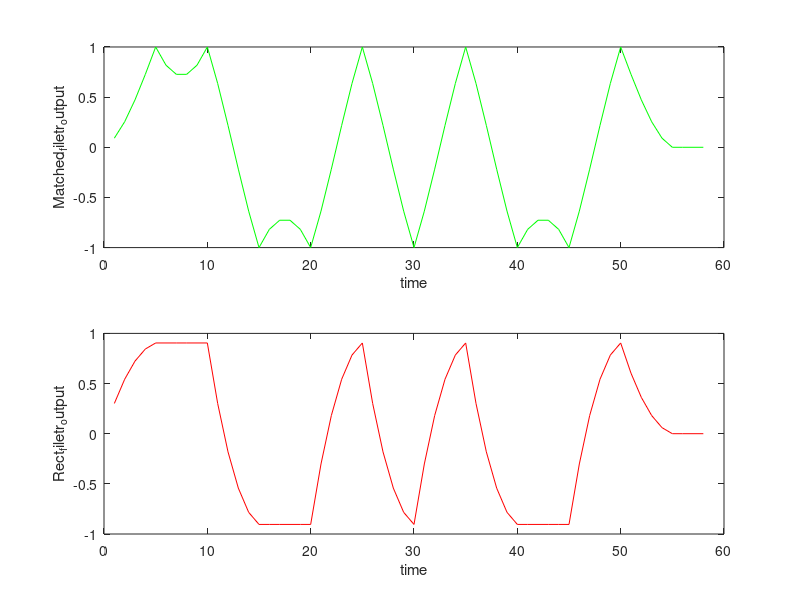
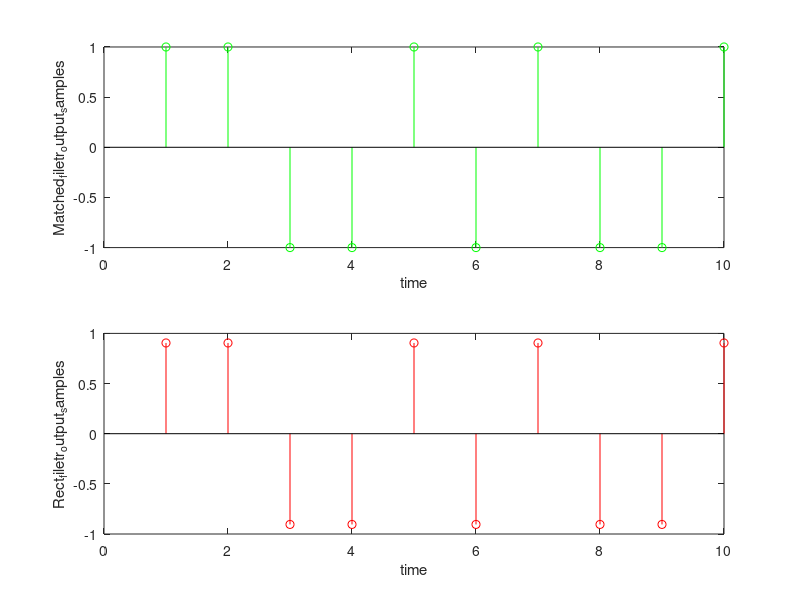
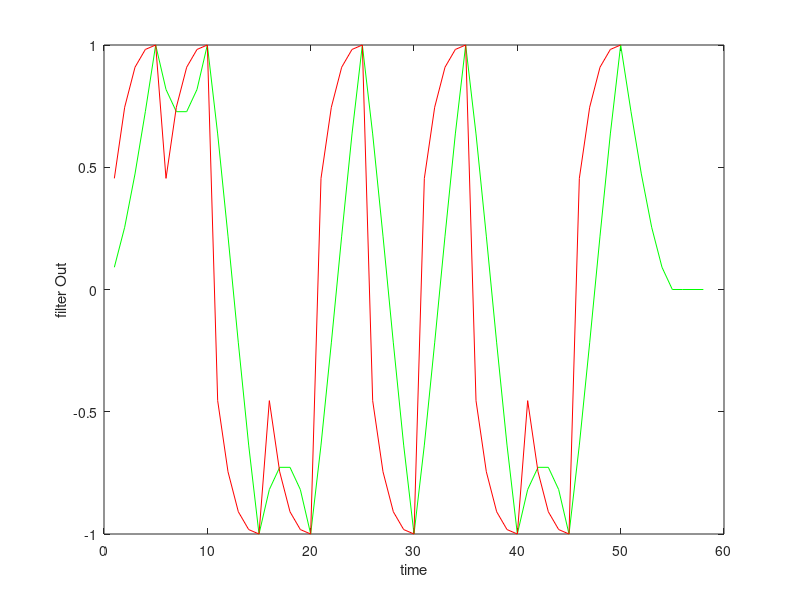
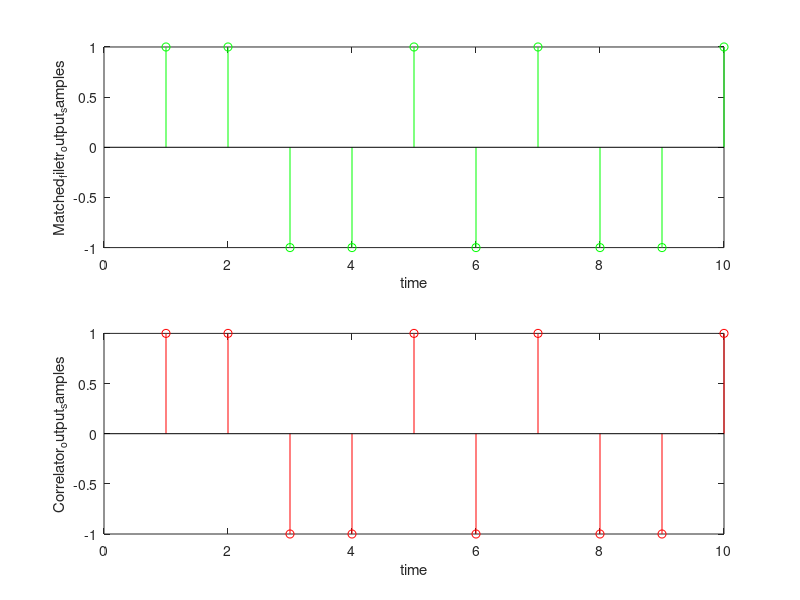

MATLAB code for these plots, in order: (Note: this script raises an error after producing the figures.)
% team info
%(sec:3)(BN:1)
%(sec:3)(BN:3)
%(sec:3)(BN:7)
%(sec:2)(BN:52)
%% Requirement ((1))
clc;
clear
Ts = 1;     %pulse period
%%%%%%%%%%%%%%%%%%%%%%%%% Generating the random bits %%%%%%%%%%%%%%%%%%%%%%
rng(0);
Bits = randi([0 1],1,10);     % x will represent the random bits
Bits_mapped = (2*Bits)-1;     % maping the zeros to -1's and the ones to 1's
x = upsample(Bits_mapped,5);  % Generate a signal consisting of impulses every Ts
    
%%%%%%%%%%%%%%%%%%%%%%%%%% Pulse shaping Signal %%%%%%%%%%%%%%%%%%%%%%%%%%%
p = [5 4 3 2 1]/sqrt(55);

%%%%%%%%%%%%%%%%%%%%%%  Convolving with pulse shapint to get  Y %%%%%%%%%%%
y = conv(x,p);

%%%%%%%%%%%%%%%%%%%%%%%%%%% Filter Part %%%%%%%%%%%%%%%%%%%%%%%%%%%%%%%%%%%

% i- Matched filter
Matched_Filter = fliplr(p);
% ii- Rect filter
Rect_Filter = [1 1 1 1 1]/sqrt(5);

%%%%%%%%%%%%%%%%%%%%%%%%%% Convolving with Filters %%%%%%%%%%%%%%%%%%%%%%%%

Matched_Filter_Out = conv(y,Matched_Filter);

Rect_Filter_Out = conv(y,Rect_Filter);

figure;
subplot(2,1,1);
plot(Matched_Filter_Out,'g');
ylabel('Matched_filetr_output');
xlabel('time');
subplot(2,1,2);
plot(Rect_Filter_Out,'r');
ylabel('Rect_filetr_output');
xlabel('time');

% sampling filetrs output every Ts %
for i=1:10
    Matched_Out_sampled(i) = Matched_Filter_Out(i*5);
    Rect_Out_sampled(i)    = Rect_Filter_Out(i*5);
end

figure;
subplot(2,1,1);
stem(Matched_Out_sampled,'g');
ylabel('Matched_filetr_output_samples');
xlabel('time');
subplot(2,1,2)
stem(Rect_Out_sampled,'r');
ylabel('Rect_filetr_output_samples');
xlabel('time');

% End of Req 1-a


%% correlator part
%%%%%%%%%%%% Correlator filter multiplies y[n] by p[2] and then integrate
y_p_product = horzcat(y,0).*repmat(p,1,11);

Tb=1;
for i=1:50
    Correlator_Out(i)=sum(y_p_product(Tb:i));
    if mod(i,5)==0 %starting a new bit (dumping)
        Tb=Tb+5;
    end
end

figure;
plot(Matched_Filter_Out,'g'); hold on;
plot(Correlator_Out,'r');
xlabel('time'); ylabel('filter Out');

for i=1:10
    Correlator_Out_Sampled(i) = Correlator_Out(i*5);
end

figure;
subplot(2,1,1);
stem(Matched_Out_sampled,'g');
ylabel('Matched_filetr_output_samples');
xlabel('time');
subplot(2,1,2)
stem(Correlator_Out_Sampled,'r');
ylabel('Correlator_output_samples');
xlabel('time');

%End of Req 1-b
%%%%%%%%%%%%%%%%%%%%%%%%%%%%%%%%%%%%%%%%%%%%%%%%%%%%%%%%%%%%%%%%%%%%%%%%%%%
%%%%%%%%%%%%%%%%%%%%%%%%%%%%%%%%%%%%%%%%%%%%%%%%%%%%%%%%%%%%%%%%%%%%%%%%%%%

%% Requirement ((2))

rng(0);
Bits2 = randi([0 1],1,10000);     % x will represent the random bits
Bits2_mapped = (2*Bits2)-1;       % maping the zeros to -1's and the ones to 1's
x2 = upsample(Bits2_mapped,5);    % Generate a signal consisting of impulses every Ts
y_noisy = conv(x2,p);             % pulse shaping convolution
    
p = [5 4 3 2 1]/sqrt(55);         % pulse shaping signal
Matched_Filter = fliplr(p);       % matched filter
Rect_Filter = [1 1 1 1 1]/sqrt(5);% rect filter

for j=-2:5
    N0 = 1/db2pow(j);
    rng(1);
    n = randn(size(y_noisy))*sqrt(N0/2);
    v = y_noisy + n;
    
    v_matched_filter_out = conv(v,Matched_Filter);
    v_rect_filter_out    = conv(v,Rect_Filter);
    
    for i=1:10000
        if(v_matched_filter_out(i*5) > 0)
            v_matched_filter_out_sampled(i) = 1;
        else
            v_matched_filter_out_sampled(i) = 0;
        end
        if(v_rect_filter_out(i*5) > 0)
            v_rect_filter_out_sampled(i) = 1;
        else
            v_rect_filter_out_sampled(i) = 0;
        end
    end
 
    [num_err_matched_filter(j+3),p_err_matched_filter(j+3)] = biterr(Bits2,v_matched_filter_out_sampled);
    [num_err_rect_filter(j+3),p_err_rect_filter(j+3)]       = biterr(Bits2,v_rect_filter_out_sampled);
    
    p_err_theoritical(j+3)=0.5*erfc(sqrt(1/N0));  
end

figure('name','BER vs Eb/N0');
semilogy(-2:5,smooth(p_err_matched_filter),'g'); hold on;
semilogy(-2:5,smooth(p_err_rect_filter),'r'); hold on;
semilogy(-2:5,smooth(p_err_theoritical),'black');
xlabel('Eb/N0'); ylabel('BER');
legend('Matched Filter BER','Unmatched Filter BER','Theoritical BER');

% End of Req 2
%%%%%%%%%%%%%%%%%%%%%%%%%%%%%%%%%%%%%%%%%%%%%%%%%%%%%%%%%%%%%%%%%%%%%%%%%%%
%%%%%%%%%%%%%%%%%%%%%%%%%%%%%%%%%%%%%%%%%%%%%%%%%%%%%%%%%%%%%%%%%%%%%%%%%%%

%% Reqirement ((3))

d = [2 8];
r = [0 1];
n=1;
for i=1:2
    for m=1:2
        [num,den] = rcosine(1,5,'sqrt',r(i),d(m));
        Tx_filtered = filter(num,den,x2(1:500));
        Rx_filtered = filter(num,den,Tx_filtered);
        eyediagram(Tx_filtered,10);
        eyediagram(Rx_filtered,10);
    end
end
